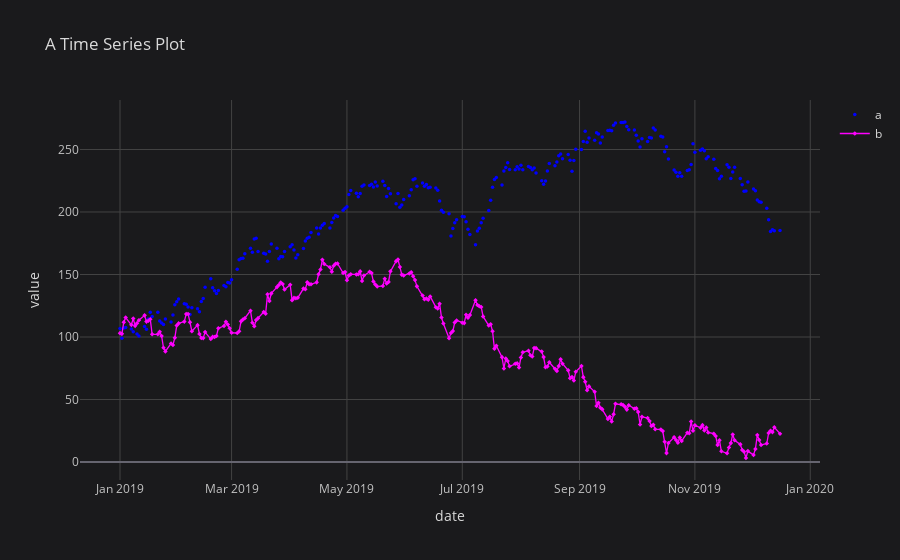

Notebook code cell kept with this figure:
### Code cell
plyo.iplot(df[['a', 'b']].iplot(asFigure = True, theme='space', title = 'A Time Series Plot',
                                xTitle = 'date',yTitle='value',mode={'a': 'markers', 'b': 'lines+markers'}, 
                                symbol = {'a': 'circle', 'b': 'diamond'}, size=3.5, colors = {'a': 'blue', 'b': 'magenta'}))

### Figure 1 — Plotly figure (JSON) as saved in the notebook; plotly's stock layout.template omitted (floating-point values rounded to 4 significant figures; data arrays with more than 128 entries replaced by an {"elided": "..."} marker saying what was removed)
{"data": [{"line": {"color": "blue", "dash": "solid", "shape": "linear", "width": 1.3}, "marker": {"size": 3.5, "symbol": "circle"}, "mode": "markers", "name": "a", "text": "", "type": "scatter", "x": {"elided": "250 str values"}, "y": {"elided": "250 float values"}}, {"line": {"color": "magenta", "dash": "solid", "shape": "linear", "width": 1.3}, "marker": {"size": 3.5, "symbol": "diamond"}, "mode": "lines+markers", "name": "b", "text": "", "type": "scatter", "x": {"elided": "250 str values"}, "y": {"elided": "250 float values"}}], "layout": {"legend": {"bgcolor": "#1A1A1C", "font": {"color": "#D9D9D9"}}, "paper_bgcolor": "#1A1A1C", "plot_bgcolor": "#1A1A1C", "title": {"font": {"color": "#D9D9D9"}, "text": "A Time Series Plot"}, "xaxis": {"gridcolor": "#434343", "showgrid": true, "tickfont": {"color": "#C2C2C2"}, "title": {"font": {"color": "#D9D9D9"}, "text": "date"}, "zerolinecolor": "#666570"}, "yaxis": {"gridcolor": "#434343", "showgrid": true, "tickfont": {"color": "#C2C2C2"}, "title": {"font": {"color": "#D9D9D9"}, "text": "value"}, "zerolinecolor": "#666570"}}}
